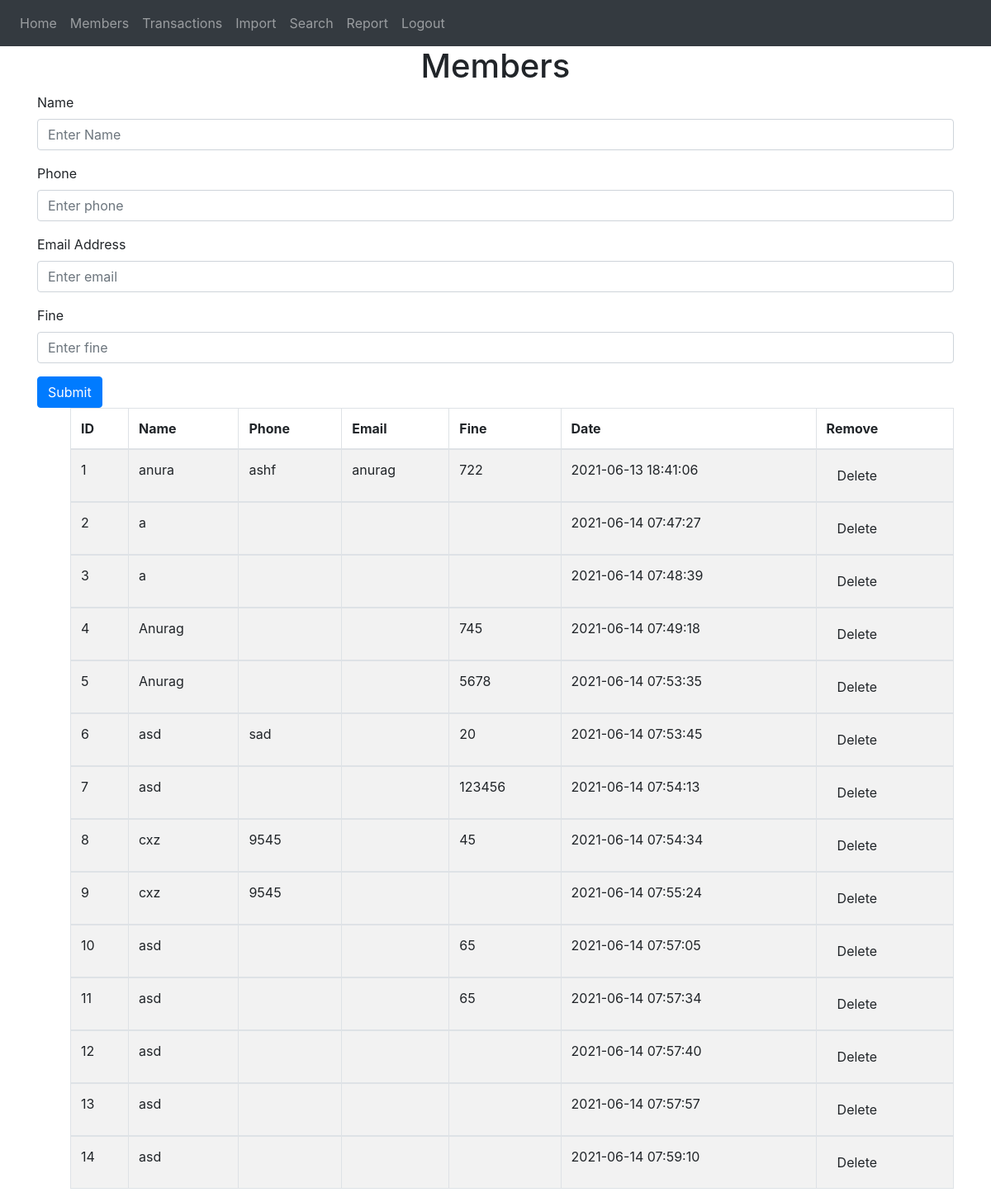
Screenshot of /members (signed in) with the database file from the repository.
### manager/models.py (models this page shows)
class Members(db.Model):
    memID = db.Column(db.Integer, primary_key=True)
    name = db.Column(db.String(150))
    phone = db.Column(db.String(150))
    email = db.Column(db.String(150))
    fine = db.Column(db.String(150))
    date = db.Column(db.DateTime(timezone=True), default=func.now())
    user_id = db.Column(db.Integer, db.ForeignKey(user))
    trans = db.relationship('Trans', backref='transfor')

### manager/views.py (the view, shortened to what this page needs)
@views.route('/members', methods=['GET', 'POST'])
@login_required
def members():
    return render_template("members.html", user=current_user)

### manager/__init__.py (called while the page is built)
def create_app():
    app = Flask(__name__)
    app.config['SECRET_KEY'] = 'secretkey'
    app.config['SQLALCHEMY_DATABASE_URI'] = f'sqlite:///{DB_NAME}'
    db.init_app(app)
    from .views import views
    from .operations import operations
    from .auth import auth
    app.register_blueprint(views, url_prefix='/')
    app.register_blueprint(operations, url_prefix='/')
    app.register_blueprint(auth, url_prefix='/')
    from .models import User, Books, Trans, Members
    create_database(app)
    login_manager = LoginManager()
    login_manager.login_view = 'auth.login'
    login_manager.init_app(app)
    @login_manager.user_loader
    def load_user(id):
        return User.query.get(int(id))
    return app

### manager/templates/members.html (shortened to what this page needs)
{% extends "base.html" %} {% block title %}Home{% endblock %} {% block content %}
<h1 align="center">Members</h1>
<form method="POST">
  <div class="form-group">
    <label for="name">Name</label>
    <input type="text" class="form-control" id="name" name="name" placeholder="Enter Name" required/>
  </div>
  <div class="form-group">
    <label for="tel">Phone</label>
    <input type="tel" class="form-control" id="phone" name="phone" placeholder="Enter phone" required/>
  </div>
  <div class="form-group">
    <label for="email">Email Address</label>
    <input type="email" class="form-control" id="email" name="email" placeholder="Enter email" required/>
  </div>
  <div class="form-group">
    <label for="number">Fine</label>
    <input type="number" class="form-control" id="fine" name="fine" placeholder="Enter fine" required/>
  </div>
  <button type="submit" class="btn btn-primary">Submit</button>
</form>
<ul id="members">
  <table class="table table-striped table-bordered">
    <thead>
      <tr>
        <th>ID</th>
        <th>Name</th>
        <th>Phone</th>
        <th>Email</th>
        <th>Fine</th>
        <th>Date</th>
        <th>Remove</th>
      </tr>
    </thead>
    {% for member in user.Members %}
    <tbody>
      <tr>
        <td>{{ member.memID }}</td>
        <td>{{ member.name }}</td>
        <td>{{ member.phone }}</td>
        <td>{{ member.email }}</td>
        <td>{{ member.fine }}</td>
        <td>{{ member.date }}</td>
        <td>
          <form method="post" action="{{ url_for('operations.delete_member', memID=member.memID) }}">
            <input class="btn" type="submit" name="delete" value="Delete">
          </form>
        </td>
      </tr>
    </tbody>
    {% endfor %}
  </table>
</ul>
{% endblock %}

### rows the page displays
Members: memID "1", name "anura", phone "ashf", email "anurag", fine "722", date "2021-06-13 18:41:06"
Members: memID "2", name "a", date "2021-06-14 07:47:27"
Members: memID "3", name "a", date "2021-06-14 07:48:39"
Members: memID "4", name "Anurag", fine "745", date "2021-06-14 07:49:18"
Members: memID "5", name "Anurag", fine "5678", date "2021-06-14 07:53:35"
Members: memID "6", name "asd", phone "sad", fine "20", date "2021-06-14 07:53:45"
Members: memID "7", name "asd", fine "123456", date "2021-06-14 07:54:13"
Members: memID "8", name "cxz", phone "9545", fine "45", date "2021-06-14 07:54:34"
Members: memID "9", name "cxz", phone "9545", date "2021-06-14 07:55:24"
Members: memID "10", name "asd", fine "65", date "2021-06-14 07:57:05"
Members: memID "11", name "asd", fine "65", date "2021-06-14 07:57:34"
Members: memID "12", name "asd", date "2021-06-14 07:57:40"
Members: memID "13", name "asd", date "2021-06-14 07:57:57"
Members: memID "14", name "asd", date "2021-06-14 07:59:10"
